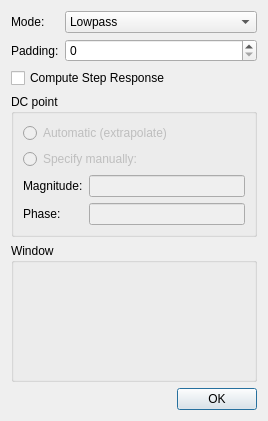
<?xml version="1.0" encoding="UTF-8"?>
<ui version="4.0">
 <class>TDRDialog</class>
 <widget class="QDialog" name="TDRDialog">
  <property name="windowModality">
   <enum>Qt::WindowModality::ApplicationModal</enum>
  </property>
  <property name="geometry">
   <rect>
    <x>0</x>
    <y>0</y>
    <width>268</width>
    <height>421</height>
   </rect>
  </property>
  <property name="windowTitle">
   <string>TDR</string>
  </property>
  <property name="modal">
   <bool>true</bool>
  </property>
  <layout class="QVBoxLayout" name="verticalLayout" stretch="0,0,0,1,0">
   <item>
    <layout class="QFormLayout" name="formLayout">
     <item row="0" column="0">
      <widget class="QLabel" name="label_3">
       <property name="text">
        <string>Mode:</string>
       </property>
      </widget>
     </item>
     <item row="0" column="1">
      <widget class="QComboBox" name="mode">
       <item>
        <property name="text">
         <string>Lowpass</string>
        </property>
       </item>
       <item>
        <property name="text">
         <string>Bandpass</string>
        </property>
       </item>
      </widget>
     </item>
     <item row="1" column="0">
      <widget class="QLabel" name="label_4">
       <property name="text">
        <string>Padding:</string>
       </property>
      </widget>
     </item>
     <item row="1" column="1">
      <widget class="QSpinBox" name="padding">
       <property name="maximum">
        <number>10000000</number>
       </property>
       <property name="singleStep">
        <number>100</number>
       </property>
      </widget>
     </item>
    </layout>
   </item>
   <item>
    <widget class="QCheckBox" name="computeStepResponse">
     <property name="text">
      <string>Compute Step Response</string>
     </property>
    </widget>
   </item>
   <item>
    <widget class="QGroupBox" name="groupBox">
     <property name="title">
      <string>DC point</string>
     </property>
     <layout class="QVBoxLayout" name="verticalLayout_2">
      <item>
       <widget class="QRadioButton" name="DCautomatic">
        <property name="enabled">
         <bool>false</bool>
        </property>
        <property name="text">
         <string>Automatic (extrapolate)</string>
        </property>
        <attribute name="buttonGroup">
         <string notr="true">buttonGroup</string>
        </attribute>
       </widget>
      </item>
      <item>
       <widget class="QRadioButton" name="DCmanual">
        <property name="enabled">
         <bool>false</bool>
        </property>
        <property name="text">
         <string>Specify manually:</string>
        </property>
        <attribute name="buttonGroup">
         <string notr="true">buttonGroup</string>
        </attribute>
       </widget>
      </item>
      <item>
       <layout class="QGridLayout" name="gridLayout">
        <item row="0" column="0">
         <widget class="QLabel" name="label">
          <property name="text">
           <string>Magnitude:</string>
          </property>
         </widget>
        </item>
        <item row="0" column="1">
         <widget class="SIUnitEdit" name="manualMag">
          <property name="enabled">
           <bool>false</bool>
          </property>
         </widget>
        </item>
        <item row="1" column="0">
         <widget class="QLabel" name="label_2">
          <property name="text">
           <string>Phase:</string>
          </property>
         </widget>
        </item>
        <item row="1" column="1">
         <widget class="SIUnitEdit" name="manualPhase">
          <property name="enabled">
           <bool>false</bool>
          </property>
         </widget>
        </item>
       </layout>
      </item>
     </layout>
    </widget>
   </item>
   <item>
    <widget class="QGroupBox" name="windowBox">
     <property name="title">
      <string>Window</string>
     </property>
    </widget>
   </item>
   <item>
    <widget class="QDialogButtonBox" name="buttonBox">
     <property name="standardButtons">
      <set>QDialogButtonBox::StandardButton::Ok</set>
     </property>
    </widget>
   </item>
  </layout>
 </widget>
 <customwidgets>
  <customwidget>
   <class>SIUnitEdit</class>
   <extends>QLineEdit</extends>
   <header>CustomWidgets/siunitedit.h</header>
  </customwidget>
 </customwidgets>
 <resources/>
 <connections/>
 <buttongroups>
  <buttongroup name="buttonGroup"/>
 </buttongroups>
</ui>
